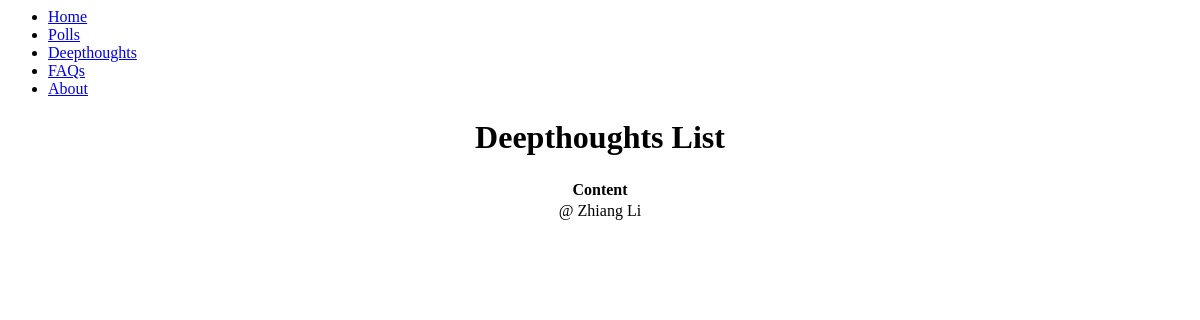
The app's page /polls/deepthoughts/list/, older data.
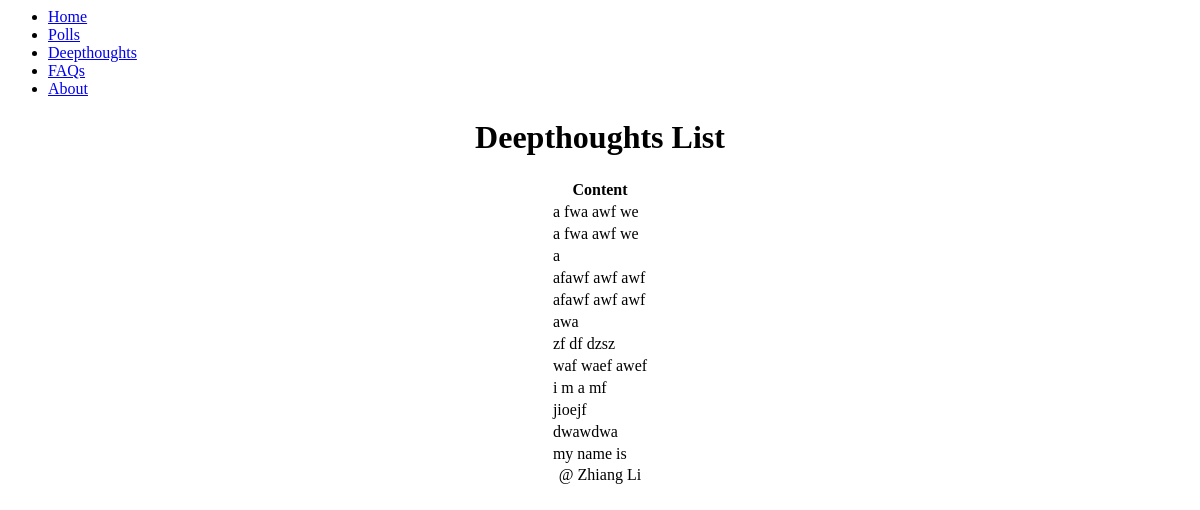
The same page, newer data.
### polls/models.py (models this page shows, shortened)
class Deepthoughts(models.Model):
    text = models.CharField(max_length=200)

### polls/views.py (the view)
# urls.py: path('deepthoughts/list/', views.ListView.as_view(), name='list'),
class ListView(generic.ListView):
    context_object_name = 'latest_thoughts_list'
    template_name = 'polls/list.html'
    def get_queryset(self):
        return Deepthoughts.objects.all()

### polls/templates/polls/list.html
<ul class="nav nav-pills">
        <li class="nav-item"><a href="#" class="nav-link active" aria-current="page">Home</a></li>
        <li class="nav-item"><a href="#" class="nav-link">Polls</a></li>
        <li class="nav-item"><a href="#" class="nav-link">Deepthoughts</a></li>
        <li class="nav-item"><a href="#" class="nav-link">FAQs</a></li>
        <li class="nav-item"><a href="#" class="nav-link">About</a></li>
      </ul>
<center>
<h1>Deepthoughts List</h1>
<table class="table">
    <thead>
      <tr>
        <th scope="col">Content</th>
      </tr>
    </thead>
    <tbody>
    {% for i in latest_thoughts_list %}
      <tr>
        <td>{{ i.text }}</td>
      </tr>
    {% endfor %}
    </tbody>
</table>
<div class="col-md-4 d-flex align-items-center">
    <span class="text-muted"> @ Zhiang Li</span>
</div>

Row changes from the older to the newer data that the page shows:
added Deepthoughts: text "a fwa awf we"
added Deepthoughts: text "a fwa awf we"
added Deepthoughts: text "a"
added Deepthoughts: text "afawf awf awf"
added Deepthoughts: text "afawf awf awf"
added Deepthoughts: text "awa"
added Deepthoughts: text "zf df dzsz"
added Deepthoughts: text "waf waef awef"
added Deepthoughts: text "i m a mf"
added Deepthoughts: text "jioejf"
added Deepthoughts: text "dwawdwa"
added Deepthoughts: text "my name is"
